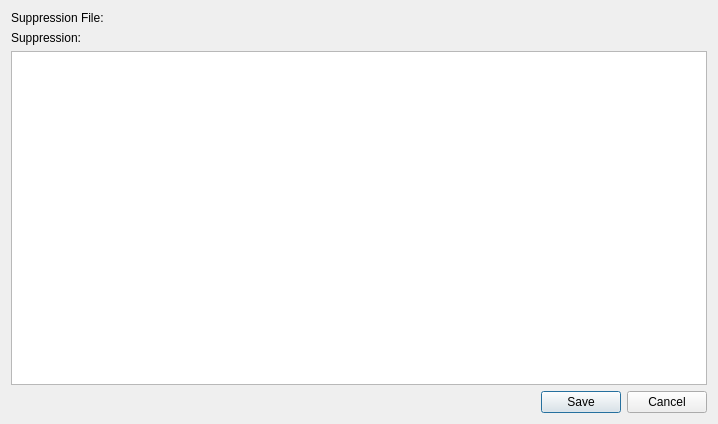
<?xml version="1.0" encoding="UTF-8"?>
<ui version="4.0">
 <class>SuppressionDialog</class>
 <widget class="QDialog" name="SuppressionDialog">
  <property name="geometry">
   <rect>
    <x>0</x>
    <y>0</y>
    <width>718</width>
    <height>424</height>
   </rect>
  </property>
  <property name="windowTitle">
   <string>Dialog</string>
  </property>
  <layout class="QFormLayout" name="formLayout">
   <item row="0" column="0">
    <widget class="QLabel" name="fileLabel">
     <property name="text">
      <string>Suppression File:</string>
     </property>
    </widget>
   </item>
   <item row="0" column="1">
    <widget class="Utils::PathChooser" name="fileChooser" native="true"/>
   </item>
   <item row="1" column="0">
    <widget class="QLabel" name="suppressionsLabel">
     <property name="text">
      <string>Suppression:</string>
     </property>
     <property name="buddy">
      <cstring>suppressionEdit</cstring>
     </property>
    </widget>
   </item>
   <item row="2" column="0" colspan="2">
    <widget class="QPlainTextEdit" name="suppressionEdit">
     <property name="sizePolicy">
      <sizepolicy hsizetype="Expanding" vsizetype="Expanding">
       <horstretch>0</horstretch>
       <verstretch>1</verstretch>
      </sizepolicy>
     </property>
     <property name="font">
      <font>
       <family>Monospace</family>
      </font>
     </property>
    </widget>
   </item>
   <item row="3" column="0" colspan="2">
    <widget class="QDialogButtonBox" name="buttonBox">
     <property name="orientation">
      <enum>Qt::Horizontal</enum>
     </property>
     <property name="standardButtons">
      <set>QDialogButtonBox::Cancel|QDialogButtonBox::Save</set>
     </property>
    </widget>
   </item>
  </layout>
 </widget>
 <customwidgets>
  <customwidget>
   <class>Utils::PathChooser</class>
   <extends>QWidget</extends>
   <header location="global">utils/pathchooser.h</header>
   <container>1</container>
  </customwidget>
 </customwidgets>
 <resources/>
 <connections>
  <connection>
   <sender>buttonBox</sender>
   <signal>rejected()</signal>
   <receiver>SuppressionDialog</receiver>
   <slot>reject()</slot>
   <hints>
    <hint type="sourcelabel">
     <x>322</x>
     <y>391</y>
    </hint>
    <hint type="destinationlabel">
     <x>286</x>
     <y>274</y>
    </hint>
   </hints>
  </connection>
  <connection>
   <sender>buttonBox</sender>
   <signal>accepted()</signal>
   <receiver>SuppressionDialog</receiver>
   <slot>accept()</slot>
   <hints>
    <hint type="sourcelabel">
     <x>254</x>
     <y>391</y>
    </hint>
    <hint type="destinationlabel">
     <x>157</x>
     <y>274</y>
    </hint>
   </hints>
  </connection>
 </connections>
</ui>
